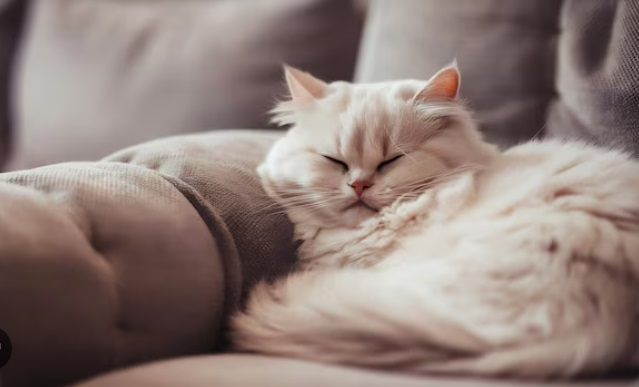
#> input picture 20_Pretrained models/Ejemplos 1/gato.jpg, 639 x 387 px, found by its file name
$ jupyter execute --allow-errors Segmenting.ipynb
#> lines starting #> are read from the running program, lines starting #| are printed output that depends on the picture
[cell 1]
import cv2
import numpy as np
import matplotlib.pyplot as plt
from sklearn.cluster import KMeans, AgglomerativeClustering
from sklearn.mixture import GaussianMixture

[cell 2]
def mostrar_imagenes(lista_imagenes, titulos, filas=1, columnas=2, size=(10, 5)):
    """
    Muestra una lista de imágenes en una cuadricula con Matplotlib.
    :param lista_imagenes: Lista de imágenes en formato BGR o RGB.
    :param titulos: Lista de títulos para cada imagen.
    :param filas: Número de filas en la cuadrícula.
    :param columnas: Número de columnas en la cuadrícula.
    :param size: Tamaño de la figura (ancho, alto) en pulgadas.
    """
    plt.figure(figsize=size)
    for i, (img, tit) in enumerate(zip(lista_imagenes, titulos)):
        plt.subplot(filas, columnas, i+1)
        # Si la imagen está en BGR, la convertimos a RGB para mostrarla correctamente
        if len(img.shape) == 3 and img.shape[2] == 3:
            img_rgb = cv2.cvtColor(img, cv2.COLOR_BGR2RGB)
        else:
            img_rgb = img
        plt.imshow(img_rgb, cmap='gray')
        plt.title(tit)
        plt.axis('off')
    plt.tight_layout()
    plt.show()

[cell 3]
# ============================================================================
# 1. Cargar la imagen
# ============================================================================

imagen_original = cv2.imread("Gato/gato.jpg")
#> imagen_original is the input picture: shape (387, 639, 3); mean B, G, R 120.4, 126.3, 143.5

# Verificamos que se haya cargado la imagen
if imagen_original is None:
    raise ValueError("No se pudo leer la imagen. Verifica la ruta.")

# Redimensionar la imagen (opcional) para acelerar el proceso y visualizar mejor
imagen = cv2.resize(imagen_original, (256, 256), interpolation=cv2.INTER_AREA)
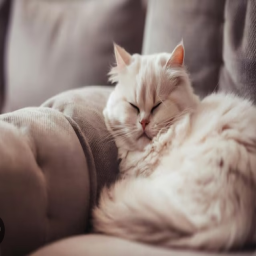
#> imagen: shape (256, 256, 3); mean B, G, R 120.4, 126.3, 143.5

[cell 4]
# ============================================================================
# 2. Preprocesamiento: convertir imagen a array de características
# ============================================================================
# Para el clustering, representaremos cada píxel por sus valores de color.
# Podemos trabajar en el espacio de color RGB o, en ocasiones, en otros espacios
# (HSV, Lab, etc.). Aquí usaremos el RGB sencillo.
imagen_rgb = cv2.cvtColor(imagen, cv2.COLOR_BGR2RGB)

# Obtenemos las dimensiones de la imagen: alto, ancho, canales
alto, ancho, canales = imagen_rgb.shape
#> alto = 256; ancho = 256; canales = 3

# Aplanamos la imagen en un array de forma (alto*ancho, canales)
# cada fila es un píxel, cada columna es un canal de color.
datos = imagen_rgb.reshape(-1, canales)
imagen_2d=datos

[cell 5]
# ----------------------------------------------------------
# 2. K-MEANS
# ----------------------------------------------------------
# Definimos el número de clústers (ejemplo: 3)
k_clusters = 3
kmeans = KMeans(n_clusters=k_clusters, random_state=42, n_init="auto")

# Ajustar y predecir las etiquetas de cada píxel
labels_kmeans = kmeans.fit_predict(imagen_2d)

# Reconstruir la imagen segmentada
segmentada_kmeans = kmeans.cluster_centers_.astype(np.uint8)[labels_kmeans]
segmentada_kmeans = segmentada_kmeans.reshape(alto, ancho, 3)
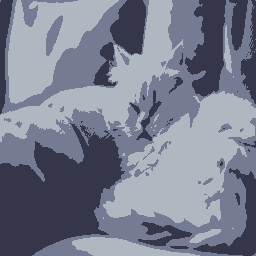
#> segmentada_kmeans: shape (256, 256, 3); mean of channels 0, 1, 2 143, 125.5, 119.9; drawn as B, G, R

# ----------------------------------------------------------
# 3. CLUSTERING JERÁRQUICO (AGGLOMERATIVE)
# ----------------------------------------------------------
# Definimos el número de clústers (ejemplo: 3)
hj_clusters = 3
hc = AgglomerativeClustering(n_clusters=hj_clusters, linkage='ward')

# Ajustar y predecir las etiquetas
#> (the rest of this cell did not finish here and is left out)

[cell 6]
img = plt.imread('Gato/gato.jpg')

# If img is greyscale, then change to .reshape(-1, 1):
X = img.reshape(-1, 3)
for n in range(2,6):
    gmm = GaussianMixture(n_components=n, covariance_type='tied')
    gmm.fit(X)
    labels = gmm.predict(X) # num of pixels x 1
    seg = np.zeros(X.shape) # num of pixels x 3
    for label in range(n):
        seg[labels == label] = gmm.means_[label]
    seg = seg.reshape(img.shape).astype(np.uint8)

    plt.figure(figsize=(6,6))
    plt.imshow(seg)
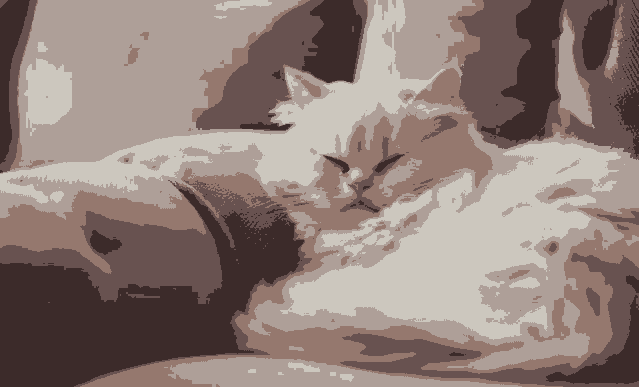
#> seg: shape (387, 639, 3); mean R, G, B 142.9, 125.9, 120
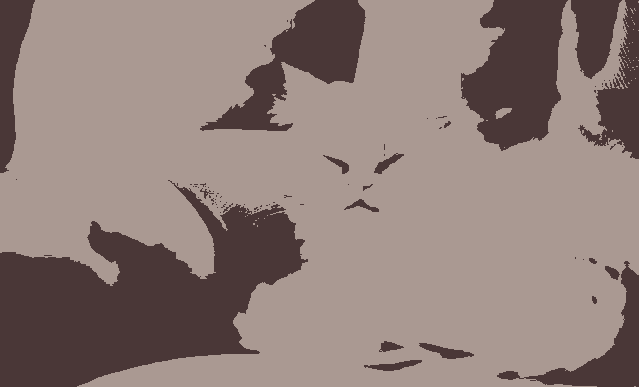
#> shown: shape (387, 639, 3); mean R, G, B 143.2, 125.7, 120.6
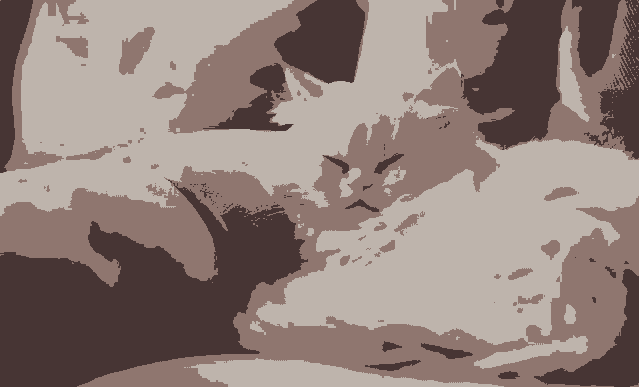
#> shown: shape (387, 639, 3); mean R, G, B 143.6, 126.7, 120.8
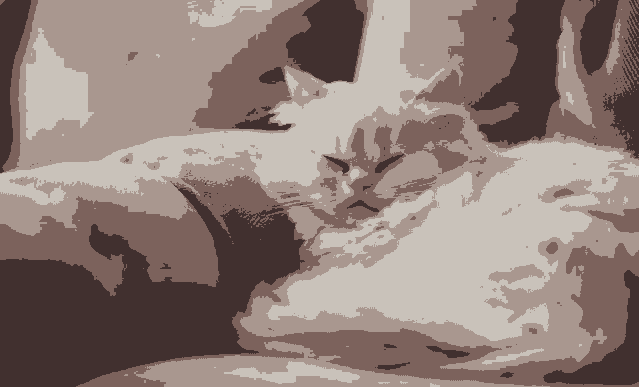
#> shown: shape (387, 639, 3); mean R, G, B 143.2, 126.1, 120.1
